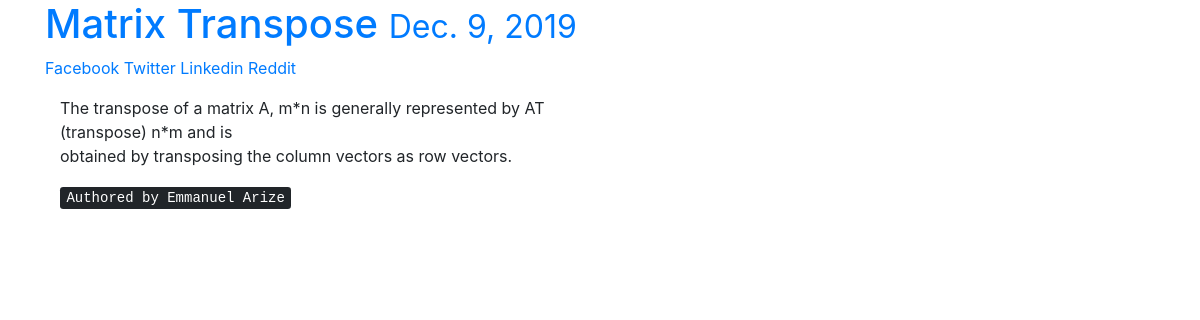
Page /9/ on the committed database.
### posts/models.py (models this page shows, shortened)
class Post(models.Model):
    user=models.ForeignKey(settings.AUTH_USER_MODEL,default=1,on_delete=models.CASCADE)
    title=models.CharField(max_length=150)
    slug = models.SlugField(unique=True)
    image= models.ImageField(null=True,blank=True,upload_to=upload_location,width_field='width_field',
                             height_field='height_field')
    height_field=models.IntegerField(default=0)
    width_field=models.IntegerField(default=0)
    content=models.TextField()
    draft=models.BooleanField(default=False)
    publish=models.DateField(auto_now=False,auto_now_add=False)
    updated=models.DateTimeField(auto_now=True,auto_now_add=False)
    timestamp= models.DateTimeField(auto_now=False,auto_now_add=True)
    objects=PostManager()# initializing the postmanager
    class Meta:
        ordering=['-timestamp','-updated']

### posts/views.py (the view)
# urls.py: path('<int:id>/',posts_detail,name='post-detail'),
def posts_detail(request,id=None):
	instance=get_object_or_404(Post,id=id)
	if instance.publish > timezone.now().date() or instance.draft:
		if not request.user.is_staff or not request.user.is_superuser:
			raise Http404
	share_string=quote_plus(instance.content)
	context={'instance':instance,
			 'share_string':share_string}
	return render(request,'posts/post_detail.html',context)

### posts/templatetags/urlify.py (called while the page is built)
@register.filter
def urlify(value):
    return quote_plus(value)

### templates/posts/post_detail.html (shortened to what this page needs)
{% extends 'base.html' %}
{%  load urlify %}
{% block content%}
 	<h1 class="text-primary">{{ instance.title}}  <small>{{ instance.publish}}</small></h1>
<a href="https://www.facebook.com/sharer/sharer.php?u={{ request.build_absolute_uri }}">
Facebook
</a>
<a href="https://twitter.com/home?status={{ object.content|truncatechars:80|urlify }}%20{{ request.build_absolute_uri }}">
Twitter
</a>
<a href='https://plus.google.com/share?url={{ request.build_absolute_uri }}'>
<a href="https://www.linkedin.com/shareArticle?mini=true&url={{ request.build_absolute_uri }}&title={{ object.title }}&summary={{ share_string }}&source={{ request.build_absolute_uri }}">
Linkedin
</a>
<a href="http://www.reddit.com/submit?url={{ request.build_absolute_uri }}&title={{ share_string }}.">Reddit</a>
<div class="col-sm-6 col-sm-offset">
<p>{{instance.content | linebreaks}}</p>
{% if instance.user.get_full_name %}
<p><kbd>Authored by {{ instance.user.get_full_name|capfirst }}</kbd></p>
{% endif %}
</div>
{% endblock content %}

### static/css/base.css (style rules this page uses)
h1 { color: #777777; }

### rows in the picture
Post: title "Matrix Transpose", publish "Dec. 9, 2019", content "The transpose of a matrix A, m*n is generally represented by AT (transpose) n*m and is obtained by transposing the column vectors as row vectors.", user.get_full_name "Emmanuel Arize"
